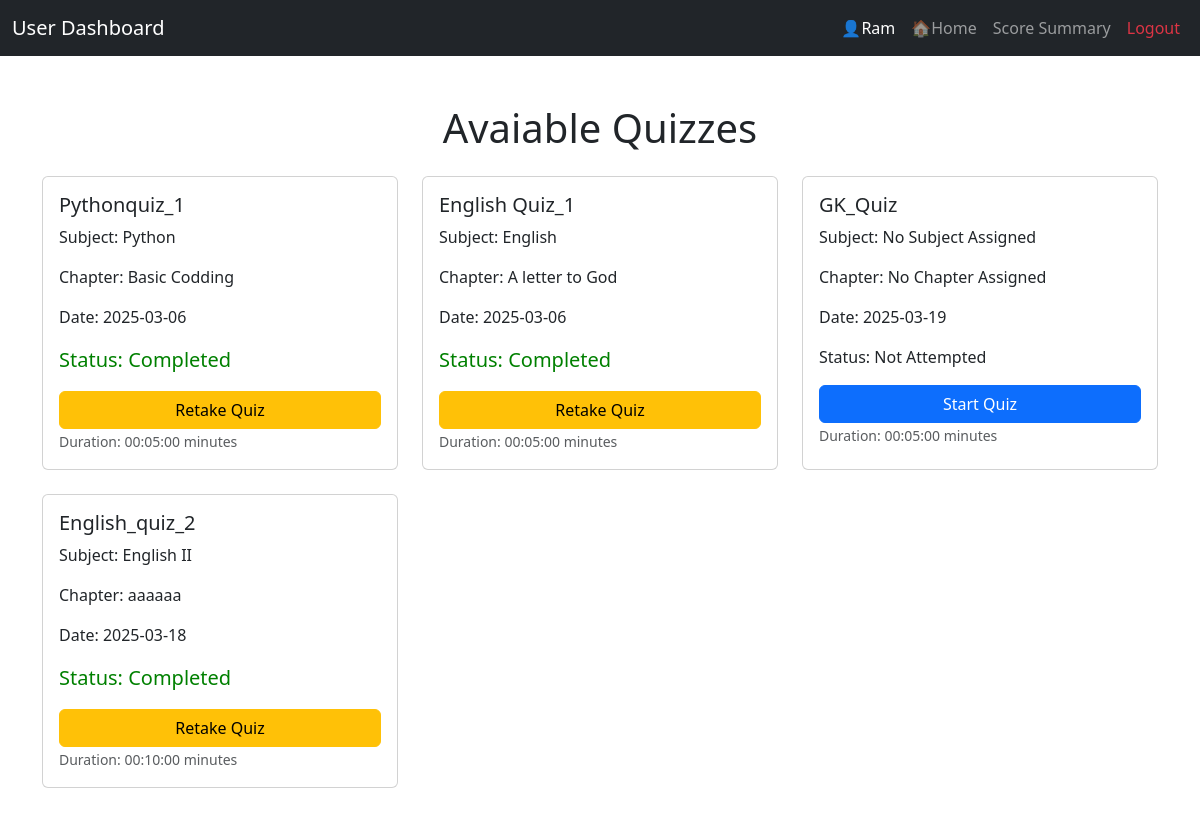
/user_dashboard (signed in), run on an earlier commit of the app's database.
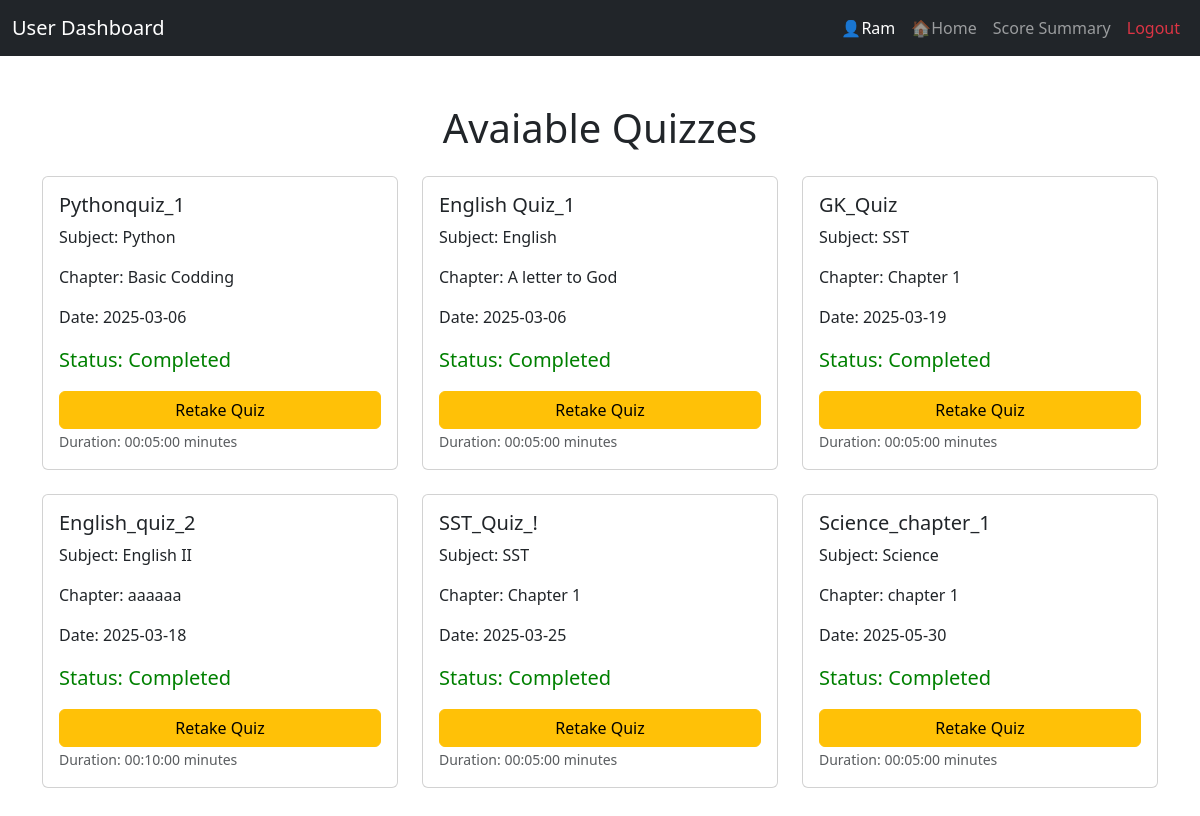
And on a later commit of the database.
### app.py (models this page shows)
class User(db.Model):
    id = db.Column(db.Integer, primary_key=True)
    password = db.Column(db.String(120),nullable = False)
    fullname = db.Column(db.String(120),nullable = False)
    username = db.Column(db.String(80), unique = True, nullable=False)
    dob = db.Column(db.Date,nullable = False)
    is_active = db.Column(db.Boolean, default = True)
    qualification = db.Column(db.String(120),nullable = False)
    scores = db.relationship('Score', back_populates = 'user')

class Quiz(db.Model):
    id = db.Column(db.Integer,primary_key = True)
    date_of_quiz = db.Column(db.Date, nullable = False)
    chapter_id = db.Column(db.Integer, db.ForeignKey('chapter.id'), nullable=False)
    remarks = db.Column(db.String(80), nullable = False)
    time_of_quiz = db.Column(db.Time, nullable = False)
    questions = db.relationship('Question', back_populates = 'quizes', cascade='all, delete')
    scores = db.relationship('Score', back_populates = 'quizees', cascade='all, delete')
    chapter = db.relationship('Chapter', back_populates = 'quiz')

class Subject(db.Model):
    id = db.Column(db.Integer, primary_key=True)
    subject_name = db.Column(db.String(80), nullable=False)
    description = db.Column(db.String(120), nullable = False)
    chapters = db.relationship('Chapter', back_populates = 'subject', cascade='all, delete')

class Chapter(db.Model):
    id = db.Column(db.Integer, primary_key=True)
    subject_id = db.Column(db.Integer, db.ForeignKey('subject.id'), nullable = False)
    description = db.Column(db.String(120), nullable = False)
    chapter_name = db.Column(db.String(80), nullable=False)
    subject = db.relationship('Subject', back_populates = 'chapters')
    quiz = db.relationship('Quiz', back_populates = 'chapter', cascade='all,delete')

### app.py (the view)
@app.route('/user_dashboard',methods = ['GET', 'POST'])
def user_dashboard():
    if session.get('username') is None:
        return redirect(url_for('login'))
    quizes=Quiz.query.all()
    username = session.get('username')
    user = User.query.filter_by(username=username).first()
    user_name = user.fullname if user else "User"
    return render_template("user_dashboard.html", quizes=quizes,user_name=user_name)

### templates/user_dashboard.html (shortened to what this page needs)
<!DOCTYPE html>
<html lang="en">
<head>
    <link href="https://cdn.jsdelivr.net/npm/bootstrap@5.3.0-alpha1/dist/css/bootstrap.min.css" rel="stylesheet">
</head>
<body>
    <header>
        <nav class="navbar navbar-expand-lg navbar-dark bg-dark">
            <div class="container-fluid">
                <span class="navbar-brand">User Dashboard</span>
                <div class="collapse navbar-collapse" id="navbarNav">
                    <ul class="navbar-nav ms-auto">
                        <li class="nav-item">
                            <span class="nav-link text-white" >👤{{user_name}}</span>
                        </li>
                        <li class="nav-item">
                            <a class="nav-link" href="/">🏠Home</a>
                        </li>
                        <li class="nav-item">
                            <a class="nav-link" href="/scores">Score Summary</a>
                        </li>
                        <li class="nav-item">
                            <a class="nav-link text-danger" href="login">Logout</a>
                        </li>
                    </ul>
                </div>
            </div>
        </nav>
   </header>
   <main class="container my-5">
    <h1 class="text-center mb-4"> Avaiable Quizzes</h1>
    <div class="row g-4">
        {% for quiz in quizes %}
        <div class="col-md-4">
            <div class="card h-100">
                <div class="card-body">
                    <h5 class="card-title"> {{ quiz.remarks }}</h5>
                    <p class="card-text">Subject: {{ quiz.chapter.subject.subject_name if quiz.chapter and quiz.chapter.subject else 'No Subject Assigned' }}</p>
                    <p class="card-text">Chapter: {{ quiz.chapter.chapter_name if quiz.chapter else 'No Chapter Assigned' }}</p>
                    <p class="card-text">Date: {{ quiz.date_of_quiz }}</p>
                    {% if quiz.scores %}
                        <p class="card-text" style="color: green;font-size: 20px;">Status: Completed</p>
                        <a href="/start_quiz/{{ quiz.id }}" class="btn btn-warning w-100">Retake Quiz </a>
                    {% else %}
                        <p class="card-text">Status: Not Attempted</p>
                        <a href="/start_quiz/{{ quiz.id }}" class="btn btn-primary w-100">Start Quiz</a>
                    {% endif %}
                    <p class="card-text"><small class="text-muted">Duration: {{quiz.time_of_quiz}} minutes </small></p>
                </div>
            </div>
        </div>
        {% endfor %}
    </div>
   </main>
</body>
</html>

What changed in the data, as far as the page shows it:
computed for Quiz "GK_Quiz": chapter.subject "No Subject Assigned" → "SST"; chapter "No Chapter Assigned" → "Chapter 1"; text "Status: Not Attempted Start Quiz" → "Status: Completed Retake Quiz"
added Quiz: remarks "SST_Quiz_!", chapter.subject "SST", chapter "Chapter 1", date_of_quiz "2025-03-25", time_of_quiz "00:05:00"
added Quiz: remarks "Science_chapter_1", chapter.subject "Science", chapter "chapter 1", date_of_quiz "2025-05-30", time_of_quiz "00:05:00"
